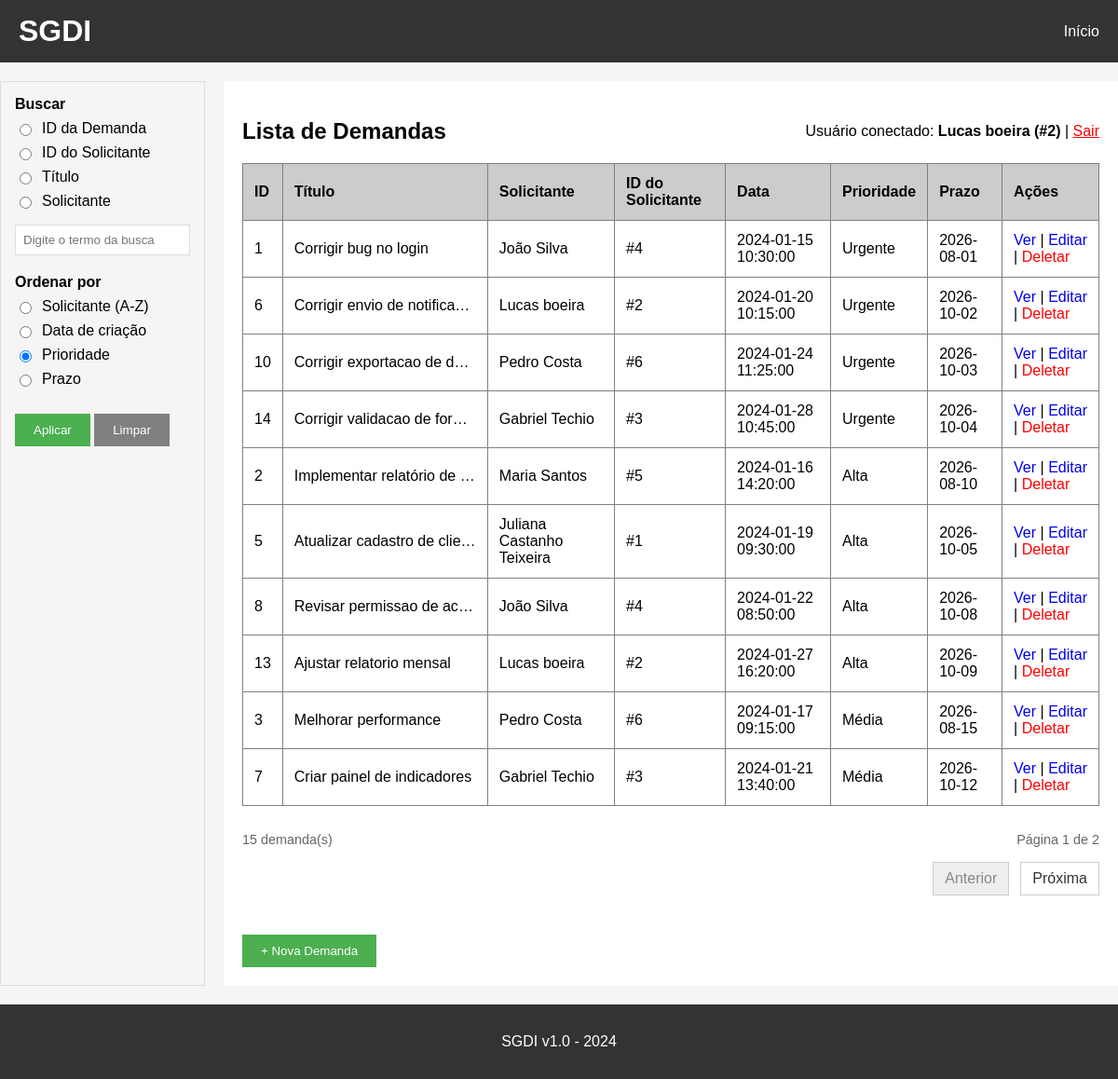
The app's page / (signed in) with its own data.
### tables this page shows
CREATE TABLE demandas (
    id INTEGER PRIMARY KEY AUTOINCREMENT,
    titulo TEXT NOT NULL,
    descricao TEXT,
    solicitante TEXT,
    solicitante_id INTEGER,
    data_criacao TEXT,
    prioridade TEXT,
    prazo TEXT,
    FOREIGN KEY (solicitante_id) REFERENCES solicitantes (id)
);

### app.py (the view)
@app.route('/')
def index():
    tipo_busca = request.args.get('tipo_busca', '')
    termo = request.args.get('termo', '').strip()
    ordenar = request.args.get('ordenar', 'prioridade')
    pagina = max(request.args.get('pagina', 1, type=int) or 1, 1)
    itens_por_pagina = 10
    if ordenar not in ORDENACOES:
        ordenar = 'prioridade'
    condicao = '1=1'
    parametros = []
    if tipo_busca in ('id_demanda', 'id_solicitante', 'titulo', 'solicitante'):
        if not termo:
            flash('Digite um termo para buscar.')
            tipo_busca = ''
        elif caracteres_invalidos(termo):
            flash('A busca não pode conter caracteres especiais.')
            tipo_busca = ''
        elif tipo_busca == 'id_demanda':
            condicao, parametros = "CAST(id AS TEXT) LIKE ?", [f'{termo}%']
        elif tipo_busca == 'id_solicitante':
            condicao, parametros = "CAST(solicitante_id AS TEXT) = ?", [termo]
        elif tipo_busca == 'titulo':
            condicao, parametros = "LOWER(titulo) LIKE LOWER(?)", [f'%{termo}%']
        else:  # solicitante (busca por nome)
            condicao, parametros = "LOWER(solicitante) LIKE LOWER(?)", [f'%{termo}%']
    else:
        tipo_busca = ''
    conn = get_db()
    cursor = conn.cursor()
    total_demandas = cursor.execute(
        f"SELECT COUNT(*) FROM demandas WHERE {condicao}", parametros
    ).fetchone()[0]
    total_paginas = max((total_demandas + itens_por_pagina - 1) // itens_por_pagina, 1)
    pagina = min(pagina, total_paginas)
    query = (
        f"SELECT * FROM demandas WHERE {condicao} "
        f"ORDER BY {ORDENACOES[ordenar]} LIMIT ? OFFSET ?"
    )
    parametros_paginacao = parametros + [itens_por_pagina, (pagina - 1) * itens_por_pagina]
    demandas = cursor.execute(query, parametros_paginacao).fetchall()
    conn.close()
    return render_template(
        'index.html', demandas=demandas,
        ordenar=ordenar, tipo_busca=tipo_busca, termo=termo,
        pagina=pagina, total_paginas=total_paginas, total_demandas=total_demandas
    )

### app.py (called while the page is built)
def get_db():
    conn = sqlite3.connect('demandas.db')
    conn.row_factory = sqlite3.Row
    return conn

@app.before_request
def verificar_login():
    if 'email' not in session and request.endpoint not in ['login', 'logout', 'static']:
        return redirect(url_for('login'))

### templates/index.html
{% extends "base.html" %}
{% block sidebar %}
<aside class="filtros-sidebar">
    <form method="GET" action="/">
        <fieldset>
            <legend>Buscar</legend>
            <div class="filtro-opcao">
                <input type="radio" name="tipo_busca" id="tb_id_demanda" value="id_demanda"
                       {% if tipo_busca == 'id_demanda' %}checked{% endif %}>
                <label for="tb_id_demanda">ID da Demanda</label>
            </div>
            <div class="filtro-opcao">
                <input type="radio" name="tipo_busca" id="tb_id_solicitante" value="id_solicitante"
                       {% if tipo_busca == 'id_solicitante' %}checked{% endif %}>
                <label for="tb_id_solicitante">ID do Solicitante</label>
            </div>
            <div class="filtro-opcao">
                <input type="radio" name="tipo_busca" id="tb_titulo" value="titulo"
                       {% if tipo_busca == 'titulo' %}checked{% endif %}>
                <label for="tb_titulo">Título</label>
            </div>
            <div class="filtro-opcao">
                <input type="radio" name="tipo_busca" id="tb_solicitante" value="solicitante"
                       {% if tipo_busca == 'solicitante' %}checked{% endif %}>
                <label for="tb_solicitante">Solicitante</label>
            </div>
            <input type="text" name="termo" value="{{ termo or '' }}" placeholder="Digite o termo da busca">
        </fieldset>
        <fieldset>
            <legend>Ordenar por</legend>
            <div class="filtro-opcao">
                <input type="radio" name="ordenar" id="or_solicitante" value="solicitante"
                       {% if ordenar == 'solicitante' %}checked{% endif %}>
                <label for="or_solicitante">Solicitante (A-Z)</label>
            </div>
            <div class="filtro-opcao">
                <input type="radio" name="ordenar" id="or_data" value="data"
                       {% if ordenar == 'data' %}checked{% endif %}>
                <label for="or_data">Data de criação</label>
            </div>
            <div class="filtro-opcao">
                <input type="radio" name="ordenar" id="or_prioridade" value="prioridade"
                       {% if ordenar == 'prioridade' %}checked{% endif %}>
                <label for="or_prioridade">Prioridade</label>
            </div>
            <div class="filtro-opcao">
                <input type="radio" name="ordenar" id="or_prazo" value="prazo"
                       {% if ordenar == 'prazo' %}checked{% endif %}>
                <label for="or_prazo">Prazo</label>
            </div>
        </fieldset>
        <button type="submit">Aplicar</button>
        <a href="/"><button type="button">Limpar</button></a>
    </form>
</aside>
{% endblock %}
{% block content %}
<div class="flex-between">
    <h2>Lista de Demandas</h2>
    <p>
        Usuário conectado: <strong>{{ session['usuario'] }} (#{{ session['usuario_id'] }})</strong>
        | <a href="{{ url_for('logout') }}" class="text-danger">Sair</a>
    </p>
</div>
<div class="table-responsive">
    <table border="1" cellpadding="10" cellspacing="0" width="100%">
        <thead>
            <tr bgcolor="#cccccc">
                <th>ID</th>
                <th>Título</th>
                <th>Solicitante</th>
                <th>ID do Solicitante</th>
                <th>Data</th>
                <th>Prioridade</th>
                <th>Prazo</th>
                <th>Ações</th>
            </tr>
        </thead>
        <tbody>
            {% for demanda in demandas %}
            <tr>
                <td>{{ demanda[0] }}</td>
                <td class="coluna-titulo" title="{{ demanda[1] }}">{{ demanda[1] }}</td>
                <td>{{ demanda[3] }}</td>
                <td>#{{ demanda[4] }}</td>
                <td>{{ demanda[5] }}</td>
                <td>{{ demanda[6] }}</td>
                <td>{{ demanda[7] }}</td>
                <td>
                    <a href="/detalhes/{{ demanda[0] }}">Ver</a>
                    |
                    <a href="/editar/{{ demanda[0] }}">Editar</a>
                    |
                    <a href="/deletar/{{ demanda[0] }}" class="text-danger">Deletar</a>
                </td>
            </tr>
            {% endfor %}
        </tbody>
    </table>
</div>
<div class="pagination-summary">
    <span>{{ total_demandas }} demanda(s)</span>
    <span>Página {{ pagina }} de {{ total_paginas }}</span>
</div>
{% if total_paginas > 1 %}
<nav class="pagination" aria-label="Paginação das demandas">
    {% if pagina > 1 %}
    <a href="{{ url_for('index', pagina=pagina - 1, tipo_busca=tipo_busca, termo=termo, ordenar=ordenar) }}" rel="prev">Anterior</a>
    <span>Página {{ pagina }} de {{ total_paginas }}</span>
    {% else %}
    <span class="pagination-disabled" aria-disabled="true">Anterior</span>
    {% endif %}
    {% if pagina < total_paginas %}
    <a href="{{ url_for('index', pagina=pagina + 1, tipo_busca=tipo_busca, termo=termo, ordenar=ordenar) }}" rel="next">Próxima</a>
    {% else %}
    <span class="pagination-disabled" aria-disabled="true">Próxima</span>
    {% endif %}
</nav>
{% endif %}
<br>
<a href="/nova_demanda"><button>+ Nova Demanda</button></a>
{% endblock %}

### static/style.css (style rules this page uses)
* { box-sizing: border-box; }
body { font-family: Arial, sans-serif; background-color: #f5f5f5; padding: 0; margin: 0; display: flex; flex-direction: column; min-height: 100vh; }
button { background-color: #4CAF50; color: white; padding: 10px 20px; border: none; cursor: pointer; }
button[type="button"] { background-color: #808080; }
table { border-collapse: collapse; width: 100%; margin-bottom: 20px; }
th, td { padding: 12px; text-align: left; }
table a { text-decoration: none; }
form div { margin-bottom: 10px; }
input[type="text"], input[type="email"], input[type="password"], textarea { padding: 8px; border: 1px solid #ddd; max-width: 100%; }
.table-responsive { overflow-x: auto; }
.pagination-summary, .pagination { display: flex; align-items: center; justify-content: space-between; gap: 12px; }
.pagination-summary { color: #666; font-size: 0.9rem; margin: 8px 0; }
.pagination { justify-content: flex-end; margin: 16px 0 24px; }
.pagination a, .pagination-disabled { padding: 8px 12px; border: 1px solid #ccc; text-decoration: none; }
.pagination a { color: #333; background: white; }
.pagination-disabled { color: #888; background: #eee; }
.filtros-sidebar { flex: 0 0 220px; background: #f5f5f5; border: 1px solid #ddd; padding: 15px; }
.filtros-sidebar fieldset { border: none; padding: 0; margin: 0 0 20px 0; }
.filtros-sidebar legend { font-weight: bold; padding: 0; margin-bottom: 8px; }
.filtro-opcao { display: flex; align-items: center; gap: 8px; margin-bottom: 8px; }
.filtro-opcao label { cursor: pointer; }
.filtros-sidebar input[type="text"] { width: 100%; margin-top: 8px; }
.flex-between { display: flex; justify-content: space-between; align-items: center; }
.text-danger { color: red; }
.coluna-titulo { max-width: 220px; white-space: nowrap; overflow: hidden; text-overflow: ellipsis; }

### records on screen
demandas: id "1", titulo "Corrigir bug no login", solicitante "João Silva", solicitante "4", data_criacao "2024-01-15 10:30:00", prioridade "Urgente", prazo "2026-08-01"
demandas: id "6", titulo "Corrigir envio de notifica…", solicitante "Lucas boeira", solicitante "2", data_criacao "2024-01-20 10:15:00", prioridade "Urgente", prazo "2026-10-02"
demandas: id "10", titulo "Corrigir exportacao de d…", solicitante "Pedro Costa", solicitante "6", data_criacao "2024-01-24 11:25:00", prioridade "Urgente", prazo "2026-10-03"
demandas: id "14", titulo "Corrigir validacao de for…", solicitante "Gabriel Techio", solicitante "3", data_criacao "2024-01-28 10:45:00", prioridade "Urgente", prazo "2026-10-04"
demandas: id "2", titulo "Implementar relatório de…", solicitante "Maria Santos", solicitante "5", data_criacao "2024-01-16 14:20:00", prioridade "Alta", prazo "2026-08-10"
demandas: id "5", titulo "Atualizar cadastro de clie…", solicitante "Juliana Castanho Teixeira", solicitante "1", data_criacao "2024-01-19 09:30:00", prioridade "Alta", prazo "2026-10-05"
demandas: id "8", titulo "Revisar permissao de ac…", solicitante "João Silva", solicitante "4", data_criacao "2024-01-22 08:50:00", prioridade "Alta", prazo "2026-10-08"
demandas: id "13", titulo "Ajustar relatorio mensal", solicitante "Lucas boeira", solicitante "2", data_criacao "2024-01-27 16:20:00", prioridade "Alta", prazo "2026-10-09"
demandas: id "3", titulo "Melhorar performance", solicitante "Pedro Costa", solicitante "6", data_criacao "2024-01-17 09:15:00", prioridade "Média", prazo "2026-08-15"
demandas: id "7", titulo "Criar painel de indicadores", solicitante "Gabriel Techio", solicitante "3", data_criacao "2024-01-21 13:40:00", prioridade "Média", prazo "2026-10-12"

### other values on screen
{{ session['usuario'] }} "Lucas boeira"
{{ session['usuario_id'] }} "2"
{{ total_demandas }} "15"
{{ pagina }} "1"
{{ total_paginas }} "2"
